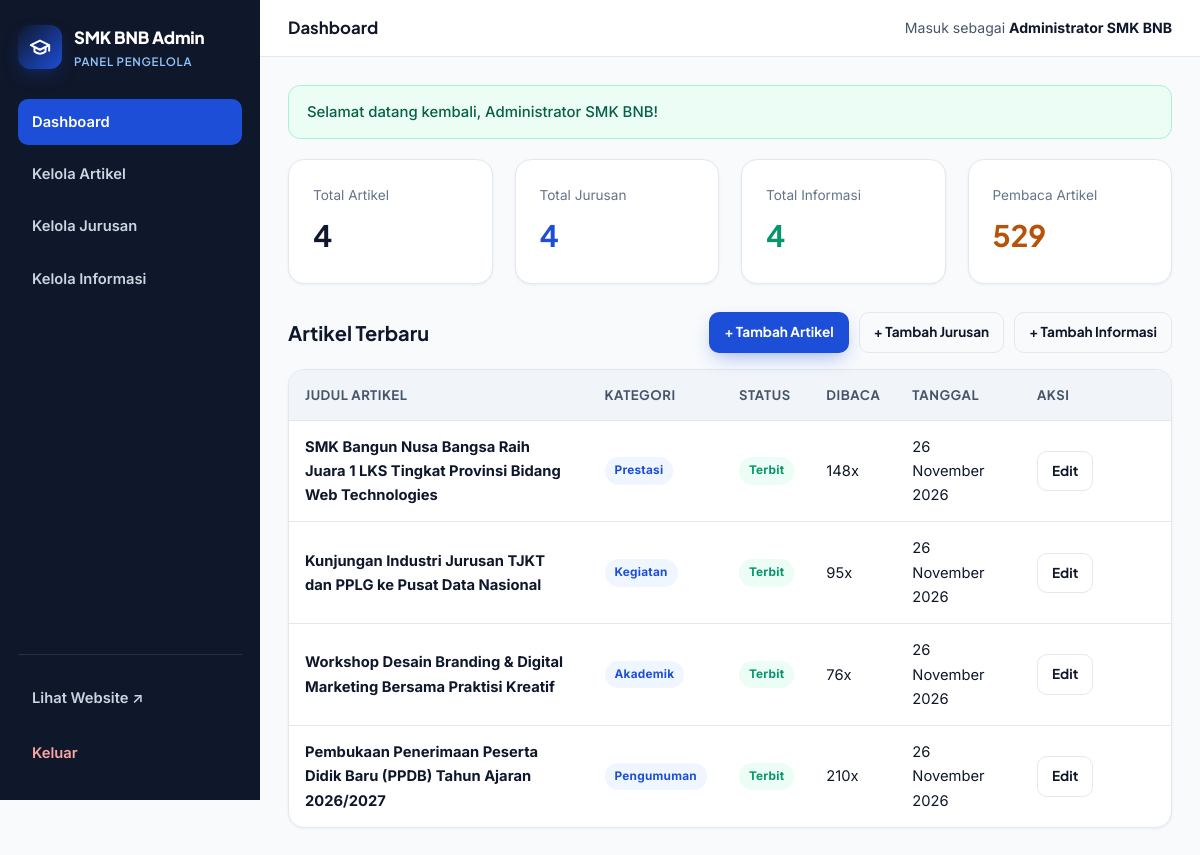
/admin/index.php (signed in), run on the app's committed database.
### tables this page shows
CREATE TABLE IF NOT EXISTS `artikel` (
  `id` INT AUTO_INCREMENT PRIMARY KEY,
  `judul` VARCHAR(200) NOT NULL,
  `slug` VARCHAR(220) NOT NULL UNIQUE,
  `kategori` VARCHAR(60) NOT NULL DEFAULT 'Berita',
  `ringkasan` VARCHAR(300) NOT NULL,
  `konten` LONGTEXT NOT NULL,
  `gambar` VARCHAR(255) DEFAULT NULL,
  `penulis` VARCHAR(100) DEFAULT 'Admin SMK BNB',
  `status` ENUM('published', 'draft') DEFAULT 'published',
  `views` INT DEFAULT 0,
  `created_at` TIMESTAMP DEFAULT CURRENT_TIMESTAMP,
  `updated_at` TIMESTAMP DEFAULT CURRENT_TIMESTAMP ON UPDATE CURRENT_TIMESTAMP
);

### includes/functions.php (called while the page is built, shortened)
<?php
function e(?string $str): string
{
    return htmlspecialchars((string) $str, ENT_QUOTES, 'UTF-8');
}
function url(string $path = ''): string
{
    $path = ltrim($path, '/');
    return BASE_URL . ($path !== '' ? '/' . $path : '/');
}
function formatTanggal(?string $dateStr): string
{
    $bulan = [
        1 => 'Januari', 'Februari', 'Maret', 'April', 'Mei', 'Juni',
        'Juli', 'Agustus', 'September', 'Oktober', 'November', 'Desember'
    ];
    $ts = strtotime($dateStr);
    $d = date('j', $ts);
    $m = $bulan[(int) date('n', $ts)] ?? date('M', $ts);
    $y = date('Y', $ts);
    return "$d $m $y";
}

### admin/index.php (the view, shortened to what this page needs)
<?php
require_once __DIR__ . '/../includes/functions.php';
$pdo = getDB();
$totalArtikel   = (int) $pdo->query("SELECT COUNT(*) FROM artikel")->fetchColumn();
$totalJurusan   = (int) $pdo->query("SELECT COUNT(*) FROM jurusan")->fetchColumn();
$totalInformasi = (int) $pdo->query("SELECT COUNT(*) FROM informasi")->fetchColumn();
$totalViews     = (int) $pdo->query("SELECT COALESCE(SUM(views), 0) FROM artikel")->fetchColumn();
$latestArtikel = $pdo->query("SELECT id, judul, kategori, status, views, created_at FROM artikel ORDER BY created_at DESC LIMIT 5")->fetchAll();
include __DIR__ . '/includes/header.php';
?>
<div class="grid-4" style="margin-bottom:28px;">
    <div class="card"><div class="card-body"><span style="color:var(--text-light);font-size:.85rem;">Total Artikel</span><strong style="font-size:1.85rem;font-family:'Plus Jakarta Sans',sans-serif;color:var(--navy);margin-top:4px;"><?= $totalArtikel ?></strong></div></div>
    <div class="card"><div class="card-body"><span style="color:var(--text-light);font-size:.85rem;">Total Jurusan</span><strong style="font-size:1.85rem;font-family:'Plus Jakarta Sans',sans-serif;color:var(--primary);margin-top:4px;"><?= $totalJurusan ?></strong></div></div>
    <div class="card"><div class="card-body"><span style="color:var(--text-light);font-size:.85rem;">Total Informasi</span><strong style="font-size:1.85rem;font-family:'Plus Jakarta Sans',sans-serif;color:var(--success);margin-top:4px;"><?= $totalInformasi ?></strong></div></div>
    <div class="card"><div class="card-body"><span style="color:var(--text-light);font-size:.85rem;">Pembaca Artikel</span><strong style="font-size:1.85rem;font-family:'Plus Jakarta Sans',sans-serif;color:#b45309;margin-top:4px;"><?= number_format($totalViews) ?></strong></div></div>
</div>
<div style="display:flex;justify-content:space-between;align-items:center;margin-bottom:16px;flex-wrap:wrap;gap:12px;">
    <h2 style="margin:0;font-size:1.25rem;">Artikel Terbaru</h2>
    <div style="display:flex;gap:10px;flex-wrap:wrap;">
        <a href="<?= e(url('admin/artikel-form.php')) ?>" class="btn btn-primary btn-sm">+ Tambah Artikel</a>
        <a href="<?= e(url('admin/jurusan-form.php')) ?>" class="btn btn-outline btn-sm">+ Tambah Jurusan</a>
        <a href="<?= e(url('admin/informasi-form.php')) ?>" class="btn btn-outline btn-sm">+ Tambah Informasi</a>
    </div>
</div>
<div class="table-wrap">
    <table>
        <thead>
            <tr>
                <th>Judul Artikel</th>
                <th>Kategori</th>
                <th>Status</th>
                <th>Dibaca</th>
                <th>Tanggal</th>
                <th style="width:150px;">Aksi</th>
            </tr>
        </thead>
        <tbody>
            <?php if (empty($latestArtikel)): ?>
                <tr><td colspan="6" style="text-align:center;color:var(--text-light);">Belum ada artikel.</td></tr>
            <?php else: ?>
                <?php foreach ($latestArtikel as $art): ?>
                    <tr>
                        <td><strong><?= e($art['judul']) ?></strong></td>
                        <td><span class="badge badge-blue"><?= e($art['kategori']) ?></span></td>
                        <td>
                            <span class="badge <?= $art['status'] === 'published' ? 'badge-green' : 'badge-slate' ?>">
                                <?= e($art['status'] === 'published' ? 'Terbit' : 'Draft') ?>
                            </span>
                        </td>
                        <td><?= (int) $art['views'] ?>x</td>
                        <td><?= e(formatTanggal($art['created_at'])) ?></td>
                        <td>
                            <a href="<?= e(url('admin/artikel-form.php?id=' . (int) $art['id'])) ?>" class="btn btn-outline btn-sm">Edit</a>
                        </td>
                    </tr>
                <?php endforeach; ?>
            <?php endif; ?>
        </tbody>
    </table>
</div>
<?php include __DIR__ . '/includes/footer.php'; ?>

### assets/css/style.css (style rules this page uses)
:root { --bg: #f8fafc; --surface: #ffffff; --surface-alt: #f1f5f9; --navy: #0f172a; --navy-800: #1e293b; --primary: #1d4ed8; --primary-hover: #1e40af; --primary-soft: #eff6ff; --accent: #f59e0b; --accent-soft: #fef3c7; --success: #059669; --success-soft: #ecfdf5; --danger: #dc2626; --danger-soft: #fef2f2; --text: #0f172a; --text-muted: #475569; --text-light: #64748b; --border: #e2e8f0; --radius-sm: 10px; --radius-md: 16px; --radius-lg: 24px; --shadow-sm: 0 1px 3px rgba(15, 23, 42, 0.06); --shadow-md: 0 10px 30px -10px rgba(15, 23, 42, 0.08); --shadow-lg: 0 20px 50px -15px rgba(15, 23, 42, 0.14); --transition: all 0.25s cubic-bezier(0.4, 0, 0.2, 1); }
*, *::before, *::after { box-sizing: border-box; }
html { scroll-behavior: smooth; }
body { margin: 0; font-family: 'Inter', -apple-system, BlinkMacSystemFont, 'Segoe UI', sans-serif; background: var(--bg); color: var(--text); line-height: 1.65; -webkit-font-smoothing: antialiased; }
h1, h2, h3, h4, h5, h6, .font-heading { font-family: 'Plus Jakarta Sans', sans-serif; line-height: 1.25; color: var(--navy); margin-top: 0; }
a { color: inherit; text-decoration: none; }
.btn { display: inline-flex; align-items: center; justify-content: center; gap: 8px; padding: 11px 20px; border-radius: 12px; font-family: 'Plus Jakarta Sans', sans-serif; font-weight: 700; font-size: 0.92rem; border: 1px solid transparent; cursor: pointer; transition: var(--transition); text-decoration: none; }
.btn-sm { padding: 8px 14px; font-size: 0.85rem; border-radius: 10px; }
.btn-primary { background: var(--primary); color: #fff; box-shadow: 0 8px 20px -6px rgba(29, 78, 216, 0.45); }
.btn-outline { background: transparent; border-color: var(--border); color: var(--navy); }
.grid-4 { display: grid; grid-template-columns: repeat(4, 1fr); gap: 22px; }
.card { background: var(--surface); border: 1px solid var(--border); border-radius: var(--radius-md); overflow: hidden; box-shadow: var(--shadow-sm); transition: var(--transition); display: flex; flex-direction: column; }
.card-body { padding: 24px; flex: 1; display: flex; flex-direction: column; }
.badge { display: inline-flex; align-items: center; padding: 4px 10px; border-radius: 999px; font-size: 0.74rem; font-weight: 700; letter-spacing: 0.02em; }
.badge-blue { background: var(--primary-soft); color: var(--primary); }
.badge-green { background: var(--success-soft); color: var(--success); }

### admin/includes/header.php (style rules this page uses)
.table-wrap { background: #fff; border: 1px solid var(--border); border-radius: var(--radius-md); overflow-x: auto; box-shadow: var(--shadow-sm); }
table { width: 100%; border-collapse: collapse; font-size: .92rem; }
th, td { padding: 14px 16px; text-align: left; border-bottom: 1px solid var(--border); vertical-align: middle; }
th { background: var(--surface-alt); font-family: 'Plus Jakarta Sans', sans-serif; font-size: .82rem; text-transform: uppercase; letter-spacing: .04em; color: var(--text-muted); }
tr:last-child td { border-bottom: none; }

### data on the page
artikel: judul "SMK Bangun Nusa Bangsa Raih Juara 1 LKS Tingkat Provinsi Bidang Web Technologies", kategori "Prestasi", status "Terbit", views "148", created_at "26 November 2026"
artikel: judul "Kunjungan Industri Jurusan TJKT dan PPLG ke Pusat Data Nasional", kategori "Kegiatan", status "Terbit", views "95", created_at "26 November 2026"
artikel: judul "Workshop Desain Branding & Digital Marketing Bersama Praktisi Kreatif", kategori "Akademik", status "Terbit", views "76", created_at "26 November 2026"
artikel: judul "Pembukaan Penerimaan Peserta Didik Baru (PPDB) Tahun Ajaran 2026/2027", kategori "Pengumuman", status "Terbit", views "210", created_at "26 November 2026"

### other printed values
$pageTitle "Dashboard"
$adminUser['nama'] "Administrator SMK BNB"
$flash['message'] "Selamat datang kembali, Administrator SMK BNB!"
$totalArtikel "4"
$totalJurusan "4"
$totalInformasi "4"
$totalViews "529"
